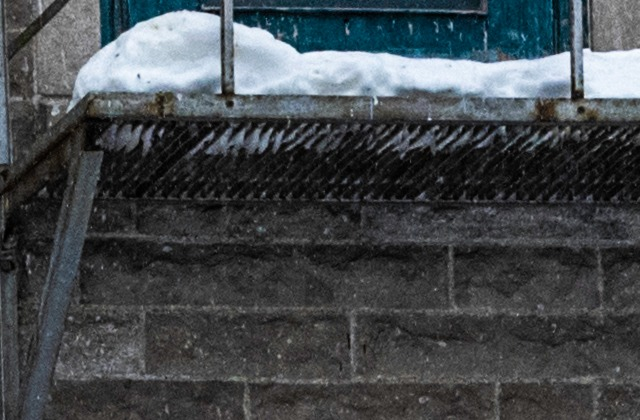
#> input picture reports/sfr-appearance/photo_reference.jpg, 640 x 420 px
$ python sfrmat5.py ../reports/sfr-appearance/photo_reference.jpg
#> lines starting #> are read from the running program, lines starting #| are printed output that depends on the picture
#!/usr/bin/env python3
# NumPy port of sfrmat5 by Junhan Hu.
#
# Derived from sfrmat5 (MATLAB), Copyright (c) 2015, Peter D. Burns. All rights reserved.
# http://burnsdigitalimaging.com/software/sfrmat/
#
# Redistribution and use in source and binary forms, with or without
# modification, are permitted provided that the following conditions are
# met:
#
#     * Redistributions of source code must retain the above copyright
#       notice, this list of conditions and the following disclaimer.
#     * Redistributions in binary form must reproduce the above copyright
#       notice, this list of conditions and the following disclaimer in
#       the documentation and/or other materials provided with the distribution
#
# THIS SOFTWARE IS PROVIDED BY THE COPYRIGHT HOLDERS AND CONTRIBUTORS "AS IS"
# AND ANY EXPRESS OR IMPLIED WARRANTIES, INCLUDING, BUT NOT LIMITED TO, THE
# IMPLIED WARRANTIES OF MERCHANTABILITY AND FITNESS FOR A PARTICULAR PURPOSE
# ARE DISCLAIMED. IN NO EVENT SHALL THE COPYRIGHT OWNER OR CONTRIBUTORS BE
# LIABLE FOR ANY DIRECT, INDIRECT, INCIDENTAL, SPECIAL, EXEMPLARY, OR
# CONSEQUENTIAL DAMAGES (INCLUDING, BUT NOT LIMITED TO, PROCUREMENT OF
# SUBSTITUTE GOODS OR SERVICES; LOSS OF USE, DATA, OR PROFITS; OR BUSINESS
# INTERRUPTION) HOWEVER CAUSED AND ON ANY THEORY OF LIABILITY, WHETHER IN
# CONTRACT, STRICT LIABILITY, OR TORT (INCLUDING NEGLIGENCE OR OTHERWISE)
# ARISING IN ANY WAY OUT OF THE USE OF THIS SOFTWARE, EVEN IF ADVISED OF THE
# POSSIBILITY OF SUCH DAMAGE.
"""NumPy port of the non-GUI sfrmat5 MATLAB workflow.

The public entry point is ``sfrmat5(image, del_=1, npol=5, wflag=0)``.
It expects a 2-D grayscale or 3-D RGB NumPy array containing an already
selected slanted-edge ROI.  The implementation follows the MATLAB
distribution closely (same edge fit, binning, windows and derivative
correction). Analytic regression tests live in ``tests/test_sfr.py``.
"""

from __future__ import annotations

from dataclasses import dataclass
from pathlib import Path
import argparse
import math
import struct
from typing import Iterable

import numpy as np


DEFAULT_WEIGHT = np.array([0.213, 0.715, 0.072], dtype=float)


@dataclass
class SFRResult:
    status: int
    dat: np.ndarray
    sampling_efficiency: np.ndarray
    sfr50: float | np.ndarray
    fitme: np.ndarray
    esf: np.ndarray
    nbin: int
    del2: float


def _matlab_round(x):
    """Round halves away from zero, matching MATLAB/Octave round."""
    arr = np.asarray(x)
    out = np.where(arr >= 0, np.floor(arr + 0.5), np.ceil(arr - 0.5))
    if np.isscalar(x):
        return float(out)
    return out


def _clip(in_, low, high=None):
    if high is None:
        return np.maximum(in_, low)
    return np.minimum(np.maximum(in_, low), high)


def _centroid(x: np.ndarray) -> float:
    x = np.asarray(x, dtype=float).ravel()
    idx = np.arange(1, len(x) + 1, dtype=float)
    denom = np.sum(x)
    if denom == 0:
        return float("nan")
    return float(np.sum(idx * x) / denom)


def _deriv1(a: np.ndarray, fil: Iterable[float]) -> np.ndarray:
    a = np.asarray(a, dtype=float)
    if a.ndim == 1:
        a = a.reshape(1, -1)
    fil = np.asarray(list(fil), dtype=float)
    nlin, npix = a.shape
    b = np.zeros((nlin, npix), dtype=float)
    start = len(fil) // 2
    for ii in range(nlin):
        full = np.convolve(a[ii, :], fil, mode="full")
        b[ii, :] = full[start : start + npix]
        if npix > 1:
            b[ii, 0] = b[ii, 1]
            b[ii, -1] = b[ii, -2]
    return b


def _polyfit_convert(p2: np.ndarray, x: np.ndarray) -> np.ndarray:
    p2 = np.asarray(p2, dtype=float)
    x = np.asarray(x, dtype=float)
    n = p2.size - 1
    m = np.mean(x)
    s = np.std(x, ddof=1)
    retval = np.zeros_like(p2, dtype=float)
    for i in range(n + 1):
        for j in range(i + 1):
            retval[n - j] += (
                p2[n - i]
                * math.comb(i, j)
                * ((-m) ** (i - j))
                / (s**i)
            )
    return retval


def _findedge2(cent: np.ndarray, nlin: int, order: int) -> np.ndarray:
    index = np.arange(nlin, dtype=float)
    z = (index - np.mean(index)) / np.std(index, ddof=1)
    p_scaled = np.polyfit(z, np.asarray(cent, dtype=float), order)
    return _polyfit_convert(p_scaled, index)


def _rotate90(a: np.ndarray) -> np.ndarray:
    return np.rot90(a, k=1, axes=(0, 1))


def _rotatev2(a: np.ndarray) -> tuple[np.ndarray, int, int, int]:
    a = np.asarray(a, dtype=float)
    nlin, npix = a.shape[:2]
    mm = 1 if a.ndim == 3 and a.shape[2] > 1 else 0
    nn = 3
    testv = abs(np.mean(a[nlin - nn - 1, :, mm]) - np.mean(a[nn - 1, :, mm]))
    testh = abs(np.mean(a[:, npix - nn - 1, mm]) - np.mean(a[:, nn - 1, mm]))
    rflag = 0
    if testv > testh:
        rflag = 1
        a = _rotate90(a)
        nlin, npix = npix, nlin
    return a, nlin, npix, rflag


# [8 lines left out: function _ahamming, not called in this run]


def _tukey(n: int, alpha: float = 0.5) -> np.ndarray:
    if n == 1:
        return np.ones(1, dtype=float)
    if alpha == 0:
        return np.ones(n, dtype=float)
    m = (n - 1) / 2
    w = np.zeros(n, dtype=float)
    for k in range(int(math.floor(m)) + 1):
        if k <= alpha * m:
            val = 0.5 * (1 + math.cos(math.pi * (k / alpha / m - 1)))
        else:
            val = 1.0
        w[k] = val
        w[n - k - 1] = val
    return w


def _tukey2(n: int, alpha: float = 1.0, mid: float | None = None) -> np.ndarray:
    if mid is None:
        mid = n / 2
    if n < 3:
        return np.ones(n, dtype=float)
    m1 = n / 2
    m2 = mid
    m3 = n - mid
    n2 = int(_matlab_round(2 * max(m2, m3)))
    w = _tukey(n2, alpha)
    if mid >= m1:
        return w[:n]
    return w[-n:]


def _fir2fix(n: int, m: int) -> np.ndarray:
    correct = np.ones(n, dtype=float)
    m = m - 1
    for idx in range(1, n):
        i = idx + 1
        val = abs((np.pi * i * m / (2 * (n + 1))) / math.sin(np.pi * i * m / (2 * (n + 1))))
        correct[idx] = min(val, 10)
    return correct


def _cent(a: np.ndarray, center: float) -> np.ndarray:
    a = np.asarray(a, dtype=float).ravel()
    n = len(a)
    b = np.zeros(n, dtype=float)
    mid = int(_matlab_round((n + 1) / 2))
    delta = int(_matlab_round(center - mid))
    if delta > 0:
        b[: n - delta] = a[delta:n]
    elif delta < 1:
        b[-delta:n] = a[: n + delta]
    else:
        b[:] = a
    return b


def _project2(bb: np.ndarray, fitme: np.ndarray, fac: int = 4) -> tuple[np.ndarray, int]:
    bb = np.asarray(bb, dtype=float)
    fitme = np.asarray(fitme, dtype=float)
    nlin, npix = bb.shape
    slope = 1.0 / fitme[-2]
    nn = int(math.floor(npix * fac))
    offset = int(_matlab_round(fac * (0 - (nlin - 1) / slope)))
    extra = abs(offset)
    if offset > 0:
        offset = 0
    bwidth = nn + extra + 150
    barray = np.zeros((2, bwidth), dtype=float)

    rows = np.arange(nlin, dtype=float)
    p2 = np.polyval(fitme, rows) - fitme[-1]
    cols = np.arange(npix, dtype=float)
    for m in range(nlin):
        ling = np.ceil((cols - p2[m]) * fac).astype(int) + 1 - offset
        ling = np.clip(ling, 1, bwidth) - 1
        np.add.at(barray[0], ling, 1)
        np.add.at(barray[1], ling, bb[m, :])

    point = np.zeros(nn, dtype=float)
    start = 1 + int(_matlab_round(0.5 * extra))
    start0 = start - 1
    status = 0
    for k in range(start0, start0 + nn):
        if barray[0, k] == 0:
            status = 1
            if k == 0:
                barray[:, k] = barray[:, k + 1]
            elif k == start0 + nn - 1:
                barray[:, k] = barray[:, k - 1]
            else:
                barray[:, k] = (barray[:, k - 1] + barray[:, k + 1]) / 2

    for i in range(nn):
        k = i + start0
        point[i] = barray[1, k] / barray[0, k]
    return point, status


# [52 lines left out: functions _findfreq, _sampeff, not called in this run]


def sfrmat5(
    image: np.ndarray,
    del_: float = 1.0,
    npol: int = 5,
    wflag: int = 0,
    weight: Iterable[float] | None = None,
    nbin: int = 4,
    alpha: float = 1.0,
) -> SFRResult:
    """Compute slanted-edge SFR for an already selected ROI.

    Parameters mirror the MATLAB non-GUI path ``sfrmat5(1, del, a, npol,
    wflag, weight)``.  ``del_`` is either pixel pitch in mm or DPI when
    greater than 1, matching the original routine.
    """
    status = 0
    if weight is None:
        weight_arr = DEFAULT_WEIGHT.copy()
    else:
        weight_arr = np.asarray(list(weight), dtype=float)
        if weight_arr.shape != (3,):
            raise ValueError("weight must contain three RGB luminance weights")

    npol = min(int(npol), 5)
    alpha = float(_clip(alpha, 0.5, 1.0))
    a = np.asarray(image, dtype=float)
    if a.ndim == 2:
        a = a[:, :, None]
    if a.ndim != 3:
        raise ValueError("image must be a 2-D grayscale or 3-D RGB array")

    samp = np.zeros(3, dtype=float)
    samp[0] = nbin
    samp[1] = del_
    if del_ > 1:
        del_ = 25.4 / del_

    nlin, npix, ncol = a.shape
    if ncol == 3:
        lum = weight_arr[0] * a[:, :, 0] + weight_arr[1] * a[:, :, 1] + weight_arr[2] * a[:, :, 2]
        a = np.stack((a[:, :, 0], a[:, :, 1], a[:, :, 2], lum), axis=2)
        ncol = 4

    a, nlin, npix, rflag = _rotatev2(a)
    loc = np.zeros((ncol, nlin), dtype=float)

    fil1 = np.array([0.5, -0.5], dtype=float)
    fil2 = np.array([0.5, 0.0, -0.5], dtype=float)
    tleft = np.sum(a[:, :5, 0])
    tright = np.sum(a[:, npix - 6 : npix, 0])
    if tleft > tright:
        fil1 = np.array([-0.5, 0.5], dtype=float)
        fil2 = np.array([-0.5, 0.0, 0.5], dtype=float)

    fitme = np.zeros((ncol, npol + 1), dtype=float)
    fitme1 = np.zeros((ncol, 2), dtype=float)
    if wflag != 0:
        win1 = _ahamming(npix, (npix + 1) / 2)
    else:
        win1 = 0.95 * _tukey2(npix, alpha, (npix + 1) / 2) + 0.05

    for color in range(ncol):
        c = _deriv1(a[:, :, color], fil1)
        for n in range(nlin):
            loc[color, n] = _centroid(c[n, :] * win1) - 0.5
        fitme[color, :] = _findedge2(loc[color, :], nlin, npol)

        rows = np.arange(nlin, dtype=float)
        place = np.polyval(fitme[color, :], rows)
        for n in range(nlin):
            if wflag != 0:
                win2 = _ahamming(npix, place[n])
            else:
                win2 = 0.95 * _tukey2(npix, alpha, place[n]) + 0.05
            loc[color, n] = _centroid(c[n, :] * win2) - 0.5

        fitme[color, :] = _findedge2(loc[color, :], nlin, npol)
        fitme1[color, :] = _findedge2(loc[color, :], nlin, 1)

    midloc = np.array([np.polyval(fitme[i, :], (nlin - 1) / 2) for i in range(ncol)])
    slout = -fitme1[:, -2]
    slout = 180 * np.arctan(slout) / np.pi
    if rflag == 1:
        slout += 90
    misreg = midloc - midloc[1] if ncol > 2 else None

    last_slope = abs(fitme1[-1, -2])
    nlin1 = int(_matlab_round(math.floor(nlin * last_slope) / last_slope))
    a = a[:nlin1, :, :ncol]
    nlin = nlin1

    vslope = -fitme1[-1, -2]
    delimage = del_
    delfac = math.cos(math.atan(vslope))
    del_normal = del_ * delfac
    del2 = del_normal / nbin
    samp[2] = del2
    if misreg is not None:
        misreg = delfac * misreg

    nn = int(math.ceil(npix * nbin))
    mtf = np.zeros((nn, ncol), dtype=float)
    nn2 = int(math.floor(nn / 2) + 1)
    dcorr = _fir2fix(nn2, 3)
    freqlim = 2 if nbin == 1 else 1
    nn2out = int(_matlab_round(nn2 * freqlim / 2))

    esf_profiles = np.zeros((nn, ncol), dtype=float)
    for color in range(ncol):
        esf, pstatus = _project2(a[:, :, color], fitme[color, :], nbin)
        status = max(status, pstatus)
        esf_profiles[:, color] = esf[:nn]
        c = _deriv1(esf.reshape(1, -1), fil2).ravel()
        if c[0] == 0:
            c[0] = c[1]
        elif c[-1] == 0:
            c[-1] = c[-2]
        max_locs = np.where(c == np.max(c))[0] + 1
        mm = float(np.mean(max_locs))
        c = _cent(c, mm)
        mm = nn / 2
        win = _ahamming(nn, mm) if wflag != 0 else _tukey2(nn, alpha, mm)
        c = win * c.ravel()
        temp = np.abs(np.fft.fft(c, nn))
        mtf[:nn2, color] = temp[:nn2] / temp[0]
        mtf[:nn2, color] *= dcorr

    freq = np.arange(nn, dtype=float) / (del2 * nn)
    dat = np.column_stack((freq[:nn2out], mtf[:nn2out, :]))

    if ncol > 2:
        fitme_out = np.zeros((ncol, npol + 2), dtype=float)
        fitme_out[:, : npol + 1] = fitme
        fitme_out[:, -1] = misreg
    else:
        fitme_out = fitme

    e, freqval, _ = _sampeff(dat, [0.1, 0.5], delimage, 0)
    sfr50 = float(freqval.ravel(order="F")[1])
    return SFRResult(status, dat, e, sfr50, fitme_out, esf_profiles, nbin, del2)


def _load_image(path: Path) -> np.ndarray:
    suffix = path.suffix.lower()
    if suffix == ".npy":
        return np.load(path)
    if suffix == ".bmp":
        return _read_bmp(path)

    loaders = []
    try:
        from PIL import Image  # type: ignore

        loaders.append(lambda p: np.asarray(Image.open(p)))
    except Exception:
        pass
    try:
        import imageio.v3 as iio  # type: ignore

        loaders.append(lambda p: iio.imread(p))
    except Exception:
        pass
    try:
        import tifffile  # type: ignore

        loaders.append(lambda p: tifffile.imread(p))
    except Exception:
        pass
    try:
        import matplotlib.image as mpimg  # type: ignore

        loaders.append(lambda p: mpimg.imread(p))
    except Exception:
        pass

    for loader in loaders:
        try:
            return np.asarray(loader(path))
        except Exception:
            continue

    raise RuntimeError(
        "No image loader is available. Install Pillow/imageio/tifffile, "
        "or pass a .npy array containing the ROI."
    )


# [59 lines left out: function _read_bmp, not called in this run]


def main(argv: list[str] | None = None) -> int:
    parser = argparse.ArgumentParser(description="Compute SFR using the Python sfrmat5 port.")
    parser.add_argument("image", type=Path, help="Input ROI image or .npy array")
    parser.add_argument("--del", dest="del_", type=float, default=1.0, help="Sampling interval or DPI")
    parser.add_argument("--npol", type=int, default=5, help="Polynomial edge fit order, max 5")
    parser.add_argument("--wflag", type=int, default=0, help="0 for Tukey, nonzero for Hamming")
    parser.add_argument("--csv", type=Path, help="Optional CSV path for frequency/SFR data")
    args = parser.parse_args(argv)

    image = _load_image(args.image)
#> the loop in _load_image, `for loader in loaders:` made 1 pass
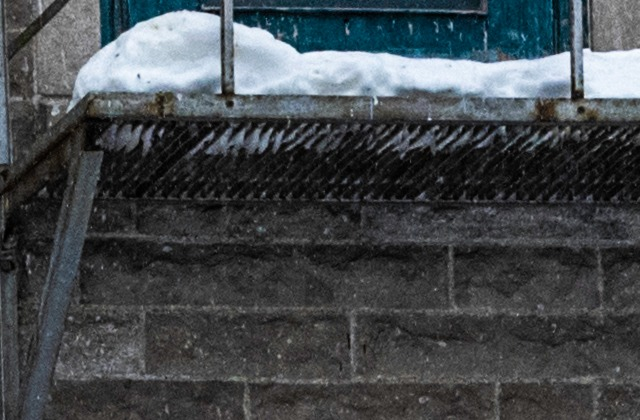
#> input picture reports/sfr-appearance/photo_reference.jpg, 640 x 420 px
#> image is the input picture: shape (420, 640, 3); mean R, G, B 67.5, 72.5, 75.8
    result = sfrmat5(image, del_=args.del_, npol=args.npol, wflag=args.wflag)
#> in sfrmat5, `lum = weight_arr[0] * a[:, :, 0] + weight_arr[1] * a[:, :, 1] + weight..`:
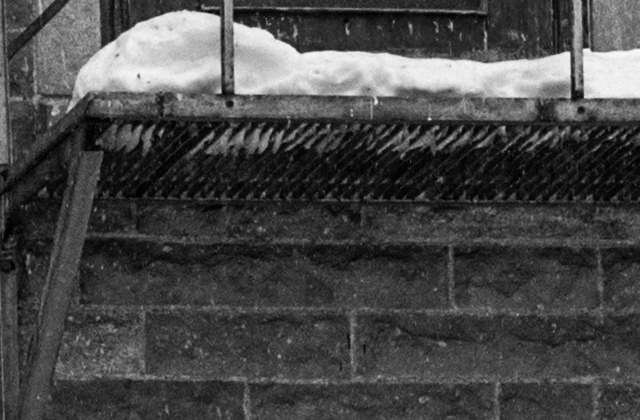
#> lum: shape (420, 640) float64; min 0, max 250.3, mean 71.7
#> in sfrmat5, `a = np.stack((a[:, :, 0], a[:, :, 1], a[:, :, 2], lum), axis=2)`:
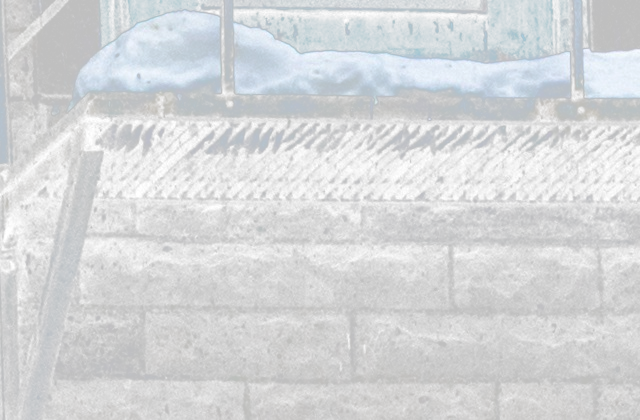
#> a: shape (420, 640, 4) float64; mean R, G, B, A 67.5, 72.5, 75.8, 71.7; transparent parts drawn white
#> in _rotatev2, `testv = abs(np.mean(a[nlin - nn - 1, :, mm]) - np.mean(a[nn - 1, :, mm..`: testv = 4.77
#> in _rotatev2, `testh = abs(np.mean(a[:, npix - nn - 1, mm]) - np.mean(a[:, nn - 1, mm..`: testh = 0.717
#> in _rotate90, `return np.rot90(a, k=1, axes=(0, 1))`:
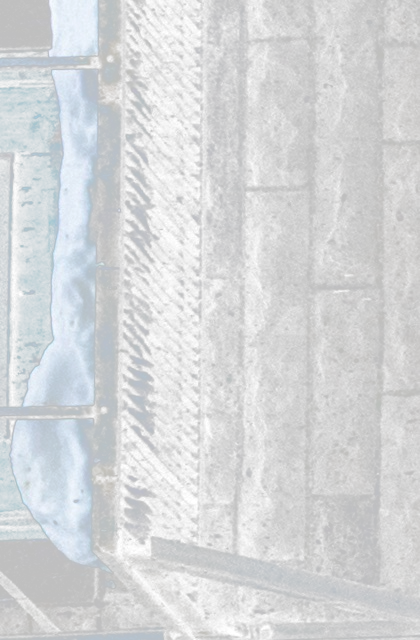
#> returned value: shape (640, 420, 4) float64; mean of channels 0, 1, 2, 3 67.5, 72.5, 75.8, 71.7; transparent parts drawn white
#> in sfrmat5, `a, nlin, npix, rflag = _rotatev2(a)`: nlin = 640; npix = 420; rflag = 1
#> in sfrmat5, `tleft = np.sum(a[:, :5, 0])`: tleft = 138113
#> in sfrmat5, `tright = np.sum(a[:, npix - 6 : npix, 0])`: tright = 253855
#> in _tukey2, `m1 = n / 2`: m1 = 210
#> in _tukey2, `m3 = n - mid`: m3 = 209.5
#> in _tukey2, `n2 = int(_matlab_round(2 * max(m2, m3)))`: n2 = 421
#> in _tukey, `m = (n - 1) / 2`: m = 210
#> the loop in _tukey, `for k in range(int(math.floor(m)) + 1):` made 211 passes
#> val on passes 1 to 12: 0, 5.59e-05, 0.000224, 0.000503, 0.000895, 0.0014, 0.00201, 0.00274, 0.00358, 0.00453, 0.00558, 0.00675
#> after the loop in _tukey, `for k in range(int(math.floor(m)) + 1):`: w = 421 values, max 1 at index 210, min 0 at index 0, mean 0.499
#> in sfrmat5, `win1 = 0.95 * _tukey2(npix, alpha, (npix + 1) / 2) + 0.05`: win1 = 420 values, max 1 at index 210, min 0.05 at index 0, mean 0.525
#> the loop in sfrmat5, `for color in range(ncol):` made 4 passes
#> pass 1, in _deriv1, `a = np.asarray(a, dtype=float)`:
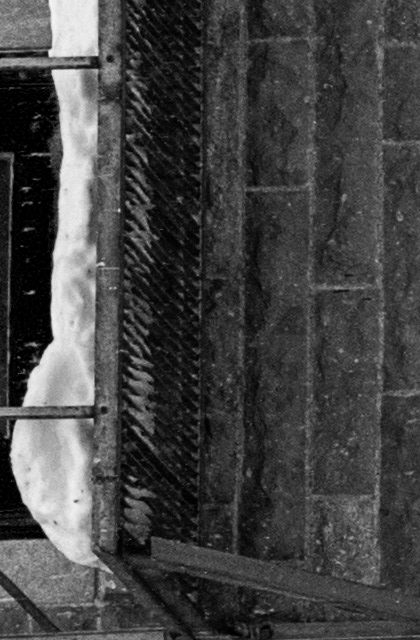
#> a: shape (640, 420) float64; min 0, max 246, mean 67.5
#> pass 1, in sfrmat5, `c = _deriv1(a[:, :, color], fil1)`:
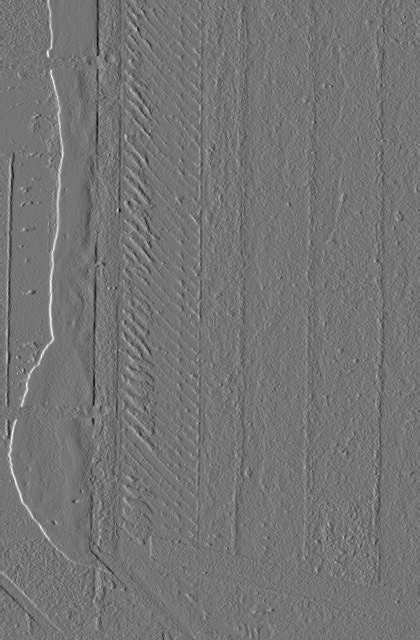
#> c: shape (640, 420) float64; min -50.5, max 59.5, mean 0; drawn with min black and max white
#> pass 2, in _deriv1 (call 2), `a = np.asarray(a, dtype=float)`:
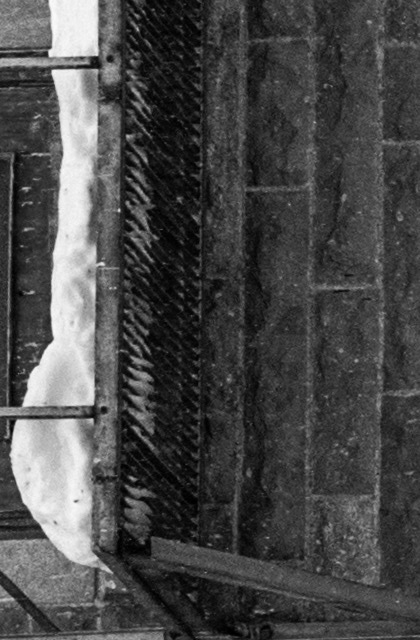
#> a: shape (640, 420) float64; min 0, max 252, mean 72.5
    print(f"status: {result.status}")
    print(f"dat shape: {result.dat.shape[0]} x {result.dat.shape[1]}")
    print("sampling efficiency:")
    print(result.sampling_efficiency.astype(int))
    print(f"sfr50: {result.sfr50}")
    if args.csv:
        np.savetxt(args.csv, result.dat, delimiter=",")
    return 0


if __name__ == "__main__":
#> (the run stopped early here; a loop or call above may not have finished)
